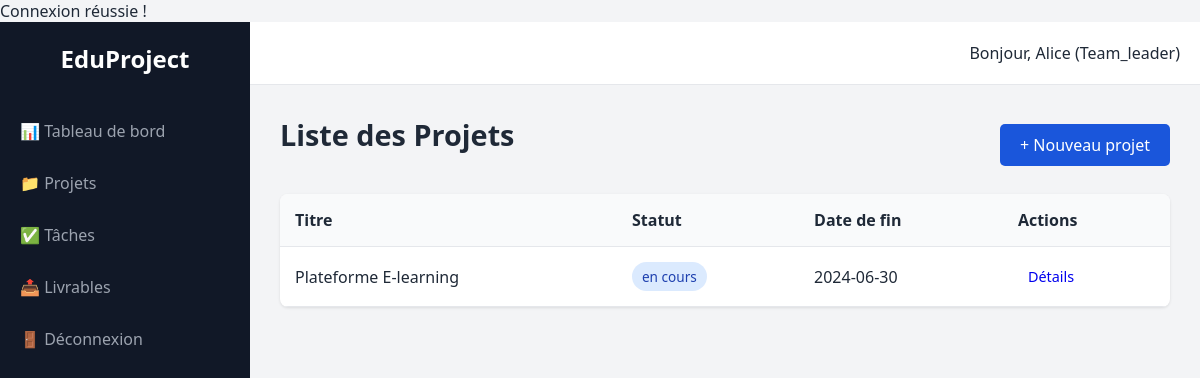
Screenshot of /projects.php (signed in) with the database file from the repository.
### tables this page shows
CREATE TABLE projects (
    id INT AUTO_INCREMENT PRIMARY KEY,
    title VARCHAR(150),
    description TEXT,
    status ENUM('proposé', 'validé', 'en cours', 'en retard', 'livré', 'soutenu', 'clôturé') DEFAULT 'proposé',
    start_date DATE,
    end_date DATE,
    created_by INT,
    supervisor_id INT NULL,
    created_at TIMESTAMP DEFAULT CURRENT_TIMESTAMP,
    FOREIGN KEY (created_by) REFERENCES users(id),
    FOREIGN KEY (supervisor_id) REFERENCES users(id)
);

### includes/auth.php (called while the page is built, shortened)
<?php
function isLoggedIn() {
    return isset($_SESSION['user_id']);
}
function hasRole($roles) {
    return in_array($_SESSION['role'], (array)$roles);
}
?>

### projects.php (the view, shortened to what this page needs)
<?php
require_once 'includes/db.php';
require_once 'includes/auth.php';
$userId = $_SESSION['user_id'];
if (hasRole(['student', 'team_leader'])) {
    $stmt = $pdo->prepare("SELECT p.* FROM projects p JOIN project_members pm ON p.id = pm.project_id WHERE pm.user_id = ?");
    $stmt->execute([$userId]);
} else {
    $stmt = $pdo->query("SELECT * FROM projects");
}
$projects = $stmt->fetchAll();
include 'includes/header.php';
?>
<div class="flex-between">
    <h1>Liste des Projets</h1>
    <?php if(hasRole('team_leader')): ?>
        <a href="project_create.php" class="btn btn-primary">+ Nouveau projet</a>
    <?php endif; ?>
</div>
<table class="data-table">
    <thead>
        <tr>
            <th>Titre</th>
            <th>Statut</th>
            <th>Date de fin</th>
            <th>Actions</th>
        </tr>
    </thead>
    <tbody>
        <?php foreach($projects as $p): ?>
        <tr>
            <td><?= htmlspecialchars($p['title']) ?></td>
            <td><span class="badge status-<?= str_replace(' ', '-', $p['status']) ?>"><?= $p['status'] ?></span></td>
            <td><?= $p['end_date'] ?></td>
            <td><a href="project_detail.php?id=<?= $p['id'] ?>" class="btn btn-small">Détails</a></td>
        </tr>
        <?php endforeach; ?>
    </tbody>
</table>
<?php include 'includes/footer.php'; ?>

### assets/css/style.css (style rules this page uses)
:root { --primary: #1A56DB; --sidebar-bg: #111827; --bg: #F3F4F6; --text: #1F2937; --card-bg: #FFFFFF; }
* { box-sizing: border-box; margin: 0; padding: 0; font-family: 'Segoe UI', Tahoma, Geneva, Verdana, sans-serif; }
body { background-color: var(--bg); color: var(--text); }
h1 { margin-bottom: 20px; font-size: 1.8rem; }
.flex-between { display: flex; justify-content: space-between; align-items: center; margin-bottom: 20px; }
.btn { padding: 10px 20px; border: none; border-radius: 5px; cursor: pointer; text-decoration: none; display: inline-block; }
.btn-primary { background: var(--primary); color: white; }
.btn-small { padding: 5px 10px; font-size: 0.9rem; }
.data-table { width: 100%; border-collapse: collapse; background: var(--card-bg); box-shadow: 0 1px 3px rgba(0,0,0,0.1); border-radius: 8px; overflow: hidden; }
.data-table th, .data-table td { padding: 15px; text-align: left; border-bottom: 1px solid #E5E7EB; }
.data-table th { background: #F9FAFB; font-weight: 600; }
.badge { padding: 5px 10px; border-radius: 20px; font-size: 0.85rem; background: #E5E7EB; color: #374151; }
.status-en-cours { background: #DBEAFE; color: #1E40AF; }

### rows the page displays
projects: title "Plateforme E-learning", status "en cours", end_date "2024-06-30"

### other values shown
$_SESSION['first_name'] "Alice"
$_SESSION['role'] "Team_leader"
